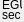
   <widget class="caFrame" name="caFrame_4">
    <property name="geometry">
     <rect>
      <x>423</x>
      <y>318</y>
      <width>24</width>
      <height>22</height>
     </rect>
    </property>
    <widget class="caLabel" name="caLabel_33">
     <property name="geometry">
      <rect>
       <x>2</x>
       <y>0</y>
       <width>20</width>
       <height>10</height>
      </rect>
     </property>
     <property name="frameShape">
      <enum>QFrame::NoFrame</enum>
     </property>
     <property name="text">
      <string>EGU</string>
     </property>
     <property name="alignment">
      <set>Qt::AlignAbsolute|Qt::AlignLeading|Qt::AlignLeft|Qt::AlignVCenter</set>
     </property>
     <property name="fontScaleMode">
      <enum>ESimpleLabel::Height</enum>
     </property>
     <property name="foreground">
      <color>
       <red>176</red>
       <green>176</green>
       <blue>176</blue>
      </color>
     </property>
     <property name="background">
      <color alpha="0">
       <red>0</red>
       <green>0</green>
       <blue>0</blue>
      </color>
     </property>
    </widget>
    <widget class="caLabel" name="caLabel_34">
     <property name="geometry">
      <rect>
       <x>2</x>
       <y>10</y>
       <width>20</width>
       <height>10</height>
      </rect>
     </property>
     <property name="frameShape">
      <enum>QFrame::NoFrame</enum>
     </property>
     <property name="text">
      <string>sec</string>
     </property>
     <property name="alignment">
      <set>Qt::AlignAbsolute|Qt::AlignLeading|Qt::AlignLeft|Qt::AlignVCenter</set>
     </property>
     <property name="fontScaleMode">
      <enum>ESimpleLabel::Height</enum>
     </property>
     <property name="foreground">
      <color>
       <red>176</red>
       <green>176</green>
       <blue>176</blue>
      </color>
     </property>
     <property name="background">
      <color alpha="0">
       <red>0</red>
       <green>0</green>
       <blue>0</blue>
      </color>
     </property>
    </widget>
    <widget class="caPolyLine" name="caPolyLine_5">
     <property name="geometry">
      <rect>
       <x>0</x>
       <y>10</y>
       <width>22</width>
       <height>1</height>
      </rect>
     </property>
     <property name="foreground">
      <color>
       <red>0</red>
       <green>0</green>
       <blue>0</blue>
      </color>
     </property>
     <property name="linestyle" stdset="0">
      <enum>caPolyLine::Solid</enum>
     </property>
     <property name="lineColor">
      <color>
       <red>0</red>
       <green>0</green>
       <blue>0</blue>
      </color>
     </property>
     <property name="xyPairs" stdset="0">
      <string>0,0;22,0</string>
     </property>
     <property name="fillstyle" stdset="0">
      <enum>caPolyLine::Filled</enum>
     </property>
    </widget>
   </widget>
